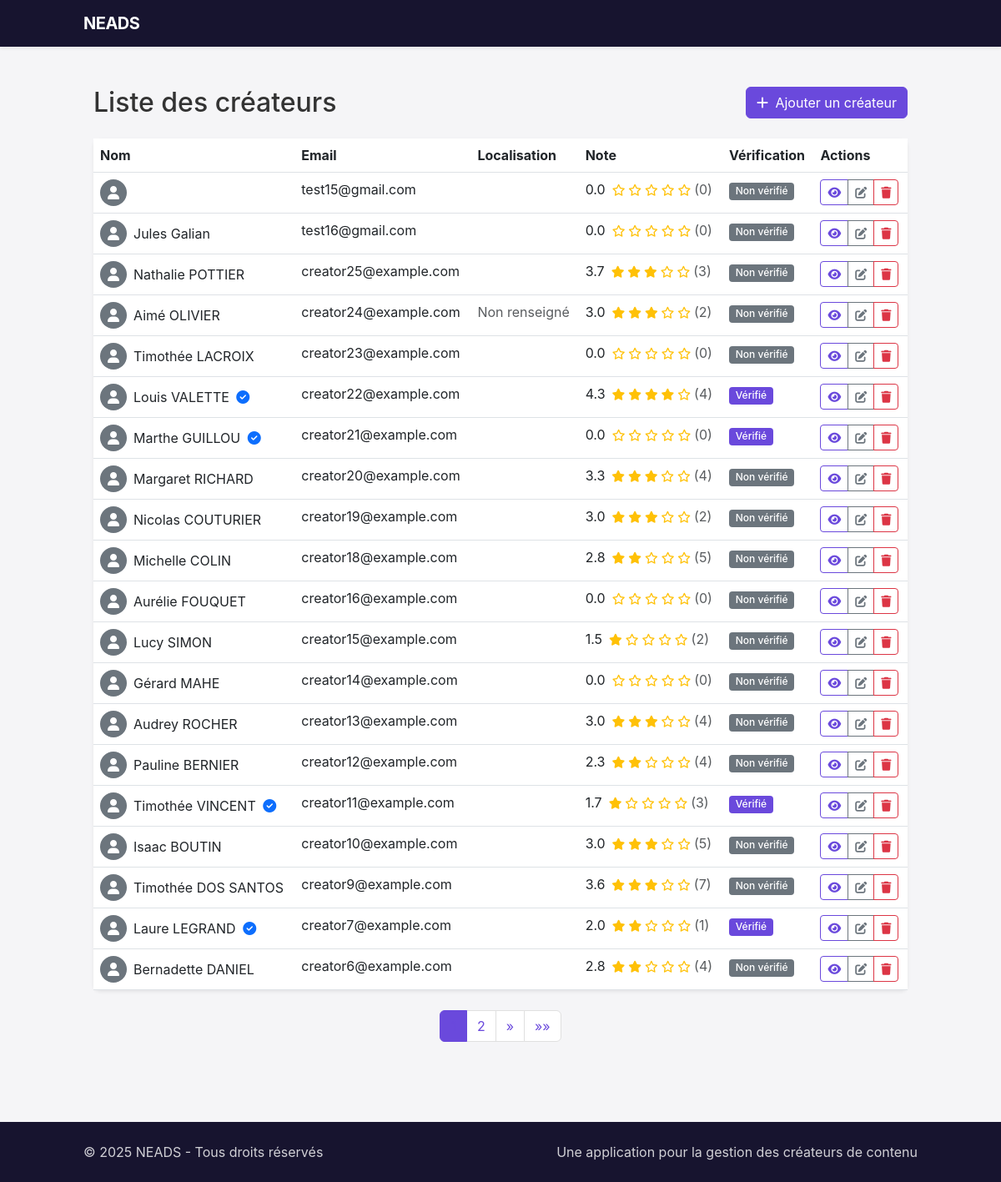
The page /creators/list/ (signed in) on the database as committed earlier.
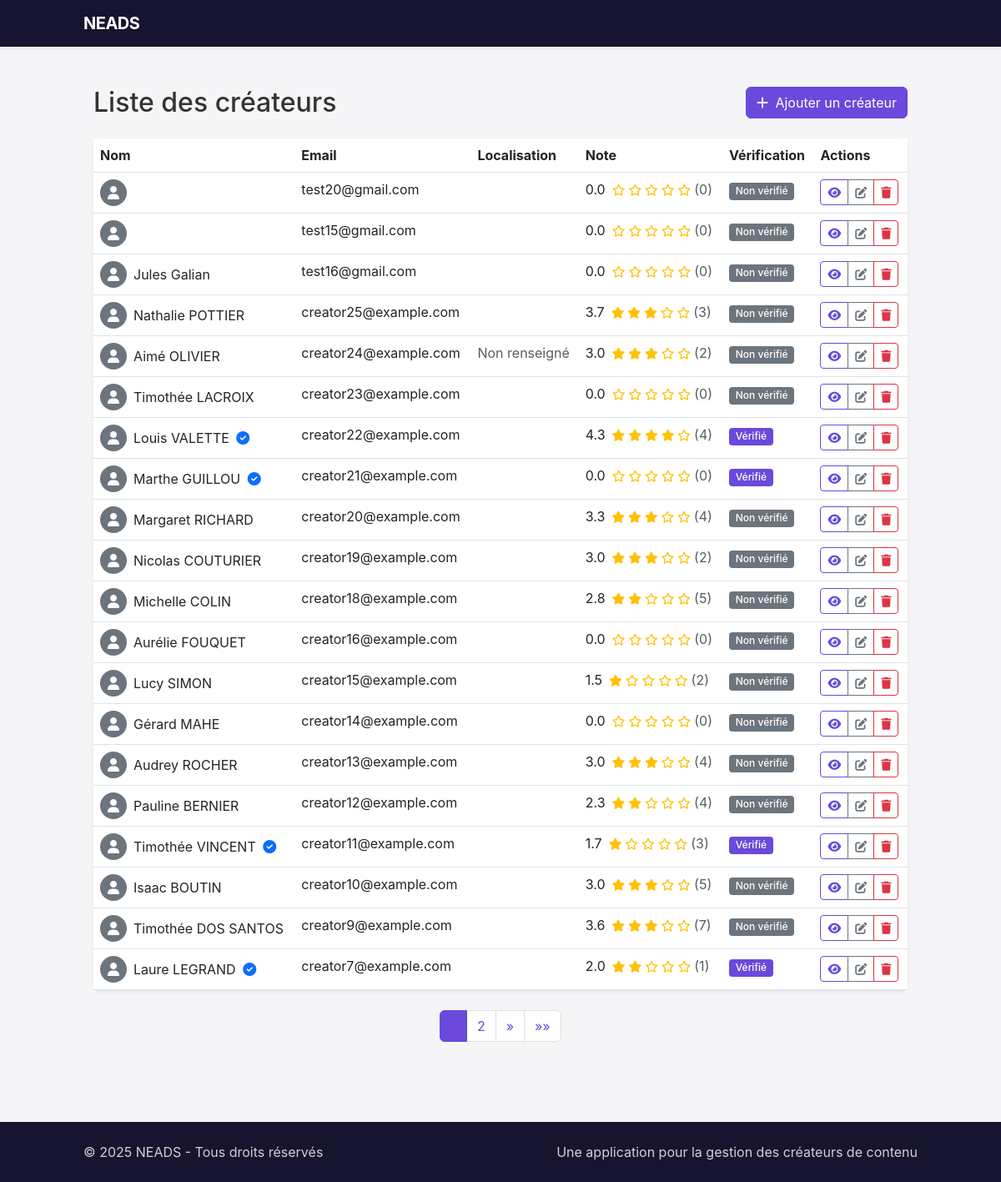
The same page on the database as committed later.
### neads/creators/models.py (models this page shows, shortened)
class Creator(models.Model):
    GENDER_CHOICES = (
        ('M', 'Homme'),
        ('F', 'Femme'),
        ('O', 'Autre'),
    )
    CONTENT_TYPE_CHOICES = (
        ('video', 'Vidéo'),
        ('image', 'Image'),
        ('audio', 'Audio'),
        ('ugc_duo', 'UGC Duo'),
        ('animal', 'Animal'),
    )
    user = models.OneToOneField(User, on_delete=models.SET_NULL, blank=True, null=True, related_name='creator_profile')
    first_name = models.CharField(max_length=50)
    last_name = models.CharField(max_length=50)
    full_name = models.CharField(max_length=100, blank=True)  # Auto-généré
    age = models.PositiveIntegerField(validators=[MinValueValidator(13), MaxValueValidator(100)])
    gender = models.CharField(max_length=1, choices=GENDER_CHOICES)
    featured_image = models.ImageField(upload_to=featured_image_upload_path, blank=True, null=True, verbose_name="Image mise en avant")
    youtube_link = models.URLField(max_length=255, blank=True, null=True, verbose_name="Chaîne YouTube")
    tiktok_link = models.URLField(max_length=255, blank=True, null=True, verbose_name="Profil TikTok")
    instagram_link = models.URLField(max_length=255, blank=True, null=True, verbose_name="Profil Instagram")
    location = models.ForeignKey(Location, on_delete=models.SET_NULL, null=True, related_name='creators')
    email = models.EmailField()
    phone = models.CharField(max_length=20, blank=True, null=True)
    domains = models.ManyToManyField(Domain, related_name='creators')
    bio = models.TextField(blank=True, null=True)
    equipment = models.CharField(max_length=255, blank=True, null=True)
    delivery_time = models.CharField(max_length=50, blank=True, null=True)
    content_types = models.ManyToManyField(ContentType, related_name='creators', blank=True)
    mobility = models.BooleanField(default=False)
    can_invoice = models.BooleanField(default=False)
    previous_clients = models.TextField(blank=True, null=True)
    average_rating = models.DecimalField(max_digits=3, decimal_places=2, default=0.0)
    total_ratings = models.PositiveIntegerField(default=0)
    verified_by_neads = models.BooleanField(default=False)
    created_at = models.DateTimeField(auto_now_add=True)
    updated_at = models.DateTimeField(auto_now=True)
    last_activity = models.DateTimeField(blank=True, null=True)

### neads/creators/views.py (the view)
# urls.py: path('list/', views.creators_list, name='creator_list'),
@login_required
@role_required(['admin', 'consultant'])
def creators_list(request):
    creators = Creator.objects.all().order_by('-created_at')
    query = request.GET.get('q')
    if query:
        creators = creators.filter(
            Q(first_name__icontains=query) |
            Q(last_name__icontains=query) |
            Q(email__icontains=query)
        )
    verification = request.GET.get('verified')
    if verification == 'yes':
        creators = creators.filter(verified_by_neads=True)
    elif verification == 'no':
        creators = creators.filter(verified_by_neads=False)
    paginator = Paginator(creators, 20)  # 20 créateurs par page
    page_number = request.GET.get('page', 1)
    page_obj = paginator.get_page(page_number)
    context = {
        'creators': page_obj,
        'total_creators': paginator.count,
        'q': query,
        'verification': verification,
        'is_paginated': paginator.num_pages > 1,
        'page_obj': page_obj,
        'paginator': paginator,
    }
    return render(request, 'creators/creators_list.html', context)

### neads/core/models.py (called while the page is built)
    def has_role(self, role_name):
        return self.role == role_name

### neads/creators/views.py (called while the page is built)
def role_required(allowed_roles):
    def decorator(view_func):
        @wraps(view_func)
        def wrapper(request, *args, **kwargs):
            if not request.user.is_authenticated:
                return redirect('login')
            if request.user.role not in allowed_roles:
                return HttpResponseForbidden("Vous n'avez pas les permissions nécessaires pour accéder à cette page.")
            return view_func(request, *args, **kwargs)
        return wrapper
    return decorator

### templates/creators/creators_list.html (shortened to what the changed rows need)
{% extends "base.html" %}
{% block content %}
<div class="container py-4">
    <div class="row mb-4">
        <div class="col">
            <h1 class="h2 mb-0">Liste des créateurs</h1>
        </div>
    </div>
    <div class="card shadow-sm border-0">
        <div class="card-body p-0">
            <div class="table-responsive">
                <table class="table table-hover mb-0">
                    <thead class="bg-light">
                        <tr>
                            <th>Nom</th>
                            <th>Email</th>
                            <th>Localisation</th>
                            <th>Note</th>
                            <th>Vérification</th>
                            <th>Actions</th>
                        </tr>
                    </thead>
                    <tbody>
                        {% for creator in creators %}
                        <tr>
                            <td>
                                <div class="d-flex align-items-center">
                                    {% if creator.profile_image %}
                                    <img src="{{ creator.profile_image.url }}" alt="{{ creator.full_name }}" class="rounded-circle me-2" style="width: 32px; height: 32px;">
                                    {% else %}
                                    <div class="bg-secondary rounded-circle me-2 d-flex align-items-center justify-content-center" style="width: 32px; height: 32px; color: white;">
                                        <i class="fas fa-user"></i>
                                    </div>
                                    {% endif %}
                                    <div>
                                        <a href="{% url 'creator_detail' creator.id %}" class="text-decoration-none">
                                            {{ creator.full_name }}
                                        </a>
                                        {% if creator.verified_by_neads %}
                                        <span class="ms-1 text-primary" title="Vérifié par NEADS">
                                            <i class="fas fa-check-circle"></i>
                                        </span>
                                        {% endif %}
                                    </div>
                                </div>
                            </td>
                            <td>{{ creator.email }}</td>
                            <td>
                                {% if creator.location %}
                                {{ creator.location.city }}{% if creator.location.country %}, {{ creator.location.country }}{% endif %}
                                {% else %}
                                <span class="text-muted">Non renseigné</span>
                                {% endif %}
                            </td>
                            <td>
                                <div class="d-flex align-items-center">
                                    <span class="me-2">{{ creator.average_rating|floatformat:1 }}</span>
                                    <div class="star-rating small">
                                        {% for i in "12345" %}
                                            {% if forloop.counter <= creator.average_rating %}
                                                <i class="fas fa-star text-warning"></i>
                                            {% elif forloop.counter <= creator.average_rating|add:0.5 %}
                                                <i class="fas fa-star-half-alt text-warning"></i>
                                            {% else %}
                                                <i class="far fa-star text-warning"></i>
                                            {% endif %}
                                        {% endfor %}
                                    </div>
                                    <span class="ms-1 text-muted">({{ creator.total_ratings }})</span>
                                </div>
                            </td>
                            <td>
                                {% if creator.verified_by_neads %}
                                <span class="badge bg-success">Vérifié</span>
                                {% else %}
                                <span class="badge bg-secondary">Non vérifié</span>
                                {% endif %}
                            </td>
                            <td>
                                <div class="btn-group">
                                    <a href="{% url 'creator_detail' creator.id %}" class="btn btn-sm btn-outline-primary" title="Voir">
                                        <i class="fas fa-eye"></i>
                                    </a>
                                    <a href="{% url 'creator_edit' creator.id %}" class="btn btn-sm btn-outline-secondary" title="Modifier">
                                        <i class="fas fa-edit"></i>
                                    </a>
                                    <button type="button" class="btn btn-sm btn-outline-danger" data-bs-toggle="modal" data-bs-target="#deleteModal{{ creator.id }}" title="Supprimer">
                                        <i class="fas fa-trash"></i>
                                    </button>
                                </div>
                            </td>
                        </tr>
                        {% empty %}
                        <tr>
                            <td colspan="6" class="text-center py-4">
                                <p class="text-muted mb-0">Aucun créateur trouvé</p>
                            </td>
                        </tr>
                        {% endfor %}
                    </tbody>
                </table>
            </div>
        </div>
    </div>
    {% if is_paginated %}
    <nav class="mt-4">
        <ul class="pagination justify-content-center">
            {% for i in paginator.page_range %}
                {% if page_obj.number == i %}
                <li class="page-item active"><span class="page-link">{{ i }}</span></li>
                {% elif i > page_obj.number|add:'-3' and i < page_obj.number|add:'3' %}
                <li class="page-item"><a class="page-link" href="?page={{ i }}">{{ i }}</a></li>
                {% endif %}
            {% endfor %}
        </ul>
    </nav>
    {% endif %}
</div>
{% endblock %}

Rows that differ between the two databases and show on the page:
no longer on this page (row unchanged): Creator: full_name "Bernadette DANIEL", email "creator6@example.com", average_rating "2.8", total_ratings "4", verified_by_neads "Non vérifié"
added Creator: email "test20@gmail.com", average_rating "0.0", total_ratings "0", verified_by_neads "Non vérifié"
